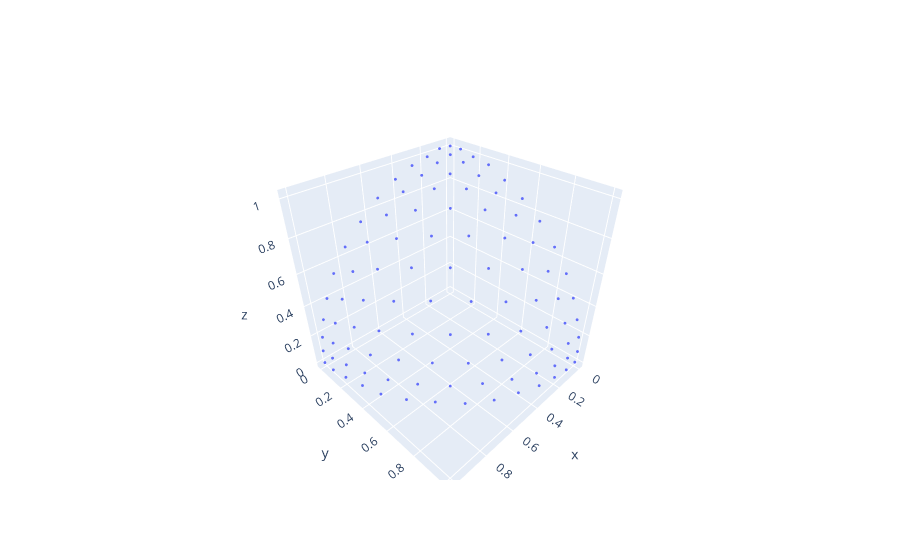

The code cell stored with this chart in its notebook:
### Markdown cell above
Ask for preference information. Then, run the a priori algorithm

### Code cell
reference_point = [int_nums_plus._ideal_point[0],int_nums_plus._ideal_point[1],int_nums_plus._ideal_point[2]]

pref_int_nums_plus, plot_int_nums_plus = int_nums_plus.requests()
pref_int_nums_plus[2].response = pd.DataFrame([reference_point], columns=pref_int_nums_plus[2].content['dimensions_data'].columns)
pref_int_nums_plus, plot_int_nums_plus  = int_nums_plus.iterate(pref_int_nums_plus[2])


fig = plot_results_scatter(int_nums_plus.population.objectives)
fig
